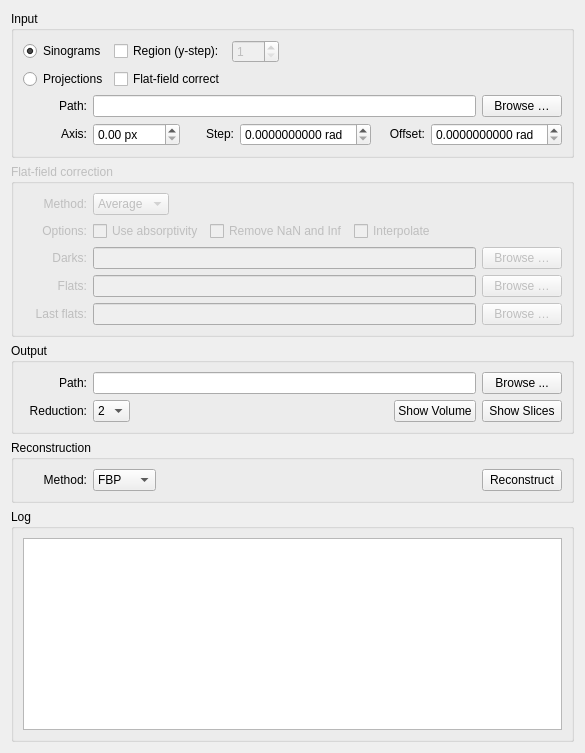
      <widget class="QWidget" name="tab_widgetPage1_2">
       <attribute name="title">
        <string>Reconstruct</string>
       </attribute>
       <layout class="QVBoxLayout" name="verticalLayout">
        <item>
         <widget class="QGroupBox" name="input_container">
          <property name="title">
           <string>Input</string>
          </property>
          <layout class="QVBoxLayout" name="verticalLayout_7">
           <item>
            <layout class="QGridLayout" name="gridLayout_4">
             <item row="1" column="0">
              <widget class="QRadioButton" name="proj_button">
               <property name="sizePolicy">
                <sizepolicy hsizetype="Fixed" vsizetype="Fixed">
                 <horstretch>0</horstretch>
                 <verstretch>0</verstretch>
                </sizepolicy>
               </property>
               <property name="toolTip">
                <string notr="true"/>
               </property>
               <property name="text">
                <string>Projections</string>
               </property>
               <property name="autoExclusive">
                <bool>true</bool>
               </property>
              </widget>
             </item>
             <item row="0" column="0">
              <widget class="QRadioButton" name="sino_button">
               <property name="sizePolicy">
                <sizepolicy hsizetype="Fixed" vsizetype="Fixed">
                 <horstretch>0</horstretch>
                 <verstretch>0</verstretch>
                </sizepolicy>
               </property>
               <property name="toolTip">
                <string notr="true"/>
               </property>
               <property name="text">
                <string>Sinograms</string>
               </property>
               <property name="checked">
                <bool>true</bool>
               </property>
               <property name="autoExclusive">
                <bool>true</bool>
               </property>
              </widget>
             </item>
             <item row="0" column="2">
              <widget class="QSpinBox" name="y_step">
               <property name="enabled">
                <bool>false</bool>
               </property>
               <property name="sizePolicy">
                <sizepolicy hsizetype="Fixed" vsizetype="Fixed">
                 <horstretch>0</horstretch>
                 <verstretch>0</verstretch>
                </sizepolicy>
               </property>
               <property name="minimum">
                <number>1</number>
               </property>
               <property name="maximum">
                <number>500</number>
               </property>
              </widget>
             </item>
             <item row="0" column="1">
              <widget class="QCheckBox" name="region_box">
               <property name="sizePolicy">
                <sizepolicy hsizetype="Fixed" vsizetype="Fixed">
                 <horstretch>0</horstretch>
                 <verstretch>0</verstretch>
                </sizepolicy>
               </property>
               <property name="mouseTracking">
                <bool>false</bool>
               </property>
               <property name="toolTip">
                <string notr="true"/>
               </property>
               <property name="statusTip">
                <string/>
               </property>
               <property name="whatsThis">
                <string/>
               </property>
               <property name="autoFillBackground">
                <bool>false</bool>
               </property>
               <property name="text">
                <string>Region (y-step):</string>
               </property>
              </widget>
             </item>
             <item row="0" column="3">
              <spacer name="horizontalSpacer_2">
               <property name="orientation">
                <enum>Qt::Horizontal</enum>
               </property>
               <property name="sizeHint" stdset="0">
                <size>
                 <width>40</width>
                 <height>20</height>
                </size>
               </property>
              </spacer>
             </item>
             <item row="1" column="1">
              <widget class="QCheckBox" name="ffc_box">
               <property name="sizePolicy">
                <sizepolicy hsizetype="Fixed" vsizetype="Fixed">
                 <horstretch>0</horstretch>
                 <verstretch>0</verstretch>
                </sizepolicy>
               </property>
               <property name="toolTip">
                <string notr="true"/>
               </property>
               <property name="text">
                <string>Flat-field correct</string>
               </property>
              </widget>
             </item>
            </layout>
           </item>
           <item>
            <layout class="QHBoxLayout" name="horizontalLayout_3">
             <item>
              <widget class="QLabel" name="input_path_label">
               <property name="sizePolicy">
                <sizepolicy hsizetype="Fixed" vsizetype="Fixed">
                 <horstretch>0</horstretch>
                 <verstretch>0</verstretch>
                </sizepolicy>
               </property>
               <property name="minimumSize">
                <size>
                 <width>64</width>
                 <height>0</height>
                </size>
               </property>
               <property name="toolTip">
                <string notr="true"/>
               </property>
               <property name="text">
                <string>Path:</string>
               </property>
               <property name="alignment">
                <set>Qt::AlignRight|Qt::AlignTrailing|Qt::AlignVCenter</set>
               </property>
              </widget>
             </item>
             <item>
              <widget class="QLineEdit" name="input_path_line">
               <property name="sizePolicy">
                <sizepolicy hsizetype="Expanding" vsizetype="Fixed">
                 <horstretch>0</horstretch>
                 <verstretch>0</verstretch>
                </sizepolicy>
               </property>
               <property name="toolTip">
                <string notr="true"/>
               </property>
              </widget>
             </item>
             <item>
              <widget class="QPushButton" name="input_path_button">
               <property name="sizePolicy">
                <sizepolicy hsizetype="Minimum" vsizetype="Fixed">
                 <horstretch>0</horstretch>
                 <verstretch>0</verstretch>
                </sizepolicy>
               </property>
               <property name="toolTip">
                <string notr="true"/>
               </property>
               <property name="text">
                <string>Browse …</string>
               </property>
              </widget>
             </item>
            </layout>
           </item>
           <item>
            <layout class="QGridLayout" name="params_layout" columnstretch="0,0,0,0,0,0,0,0">
             <property name="horizontalSpacing">
              <number>6</number>
             </property>
             <item row="0" column="3">
              <widget class="QDoubleSpinBox" name="axis_spin">
               <property name="sizePolicy">
                <sizepolicy hsizetype="Expanding" vsizetype="Fixed">
                 <horstretch>0</horstretch>
                 <verstretch>0</verstretch>
                </sizepolicy>
               </property>
               <property name="toolTip">
                <string notr="true"/>
               </property>
               <property name="suffix">
                <string> px</string>
               </property>
               <property name="maximum">
                <double>8192.000000000000000</double>
               </property>
              </widget>
             </item>
             <item row="0" column="4">
              <widget class="QLabel" name="angle_label">
               <property name="sizePolicy">
                <sizepolicy hsizetype="Minimum" vsizetype="Fixed">
                 <horstretch>0</horstretch>
                 <verstretch>0</verstretch>
                </sizepolicy>
               </property>
               <property name="minimumSize">
                <size>
                 <width>48</width>
                 <height>0</height>
                </size>
               </property>
               <property name="toolTip">
                <string notr="true"/>
               </property>
               <property name="text">
                <string>Step:</string>
               </property>
               <property name="alignment">
                <set>Qt::AlignRight|Qt::AlignTrailing|Qt::AlignVCenter</set>
               </property>
              </widget>
             </item>
             <item row="0" column="2">
              <widget class="QLabel" name="axis_label">
               <property name="sizePolicy">
                <sizepolicy hsizetype="Minimum" vsizetype="Fixed">
                 <horstretch>0</horstretch>
                 <verstretch>0</verstretch>
                </sizepolicy>
               </property>
               <property name="minimumSize">
                <size>
                 <width>64</width>
                 <height>0</height>
                </size>
               </property>
               <property name="toolTip">
                <string notr="true"/>
               </property>
               <property name="text">
                <string>Axis:</string>
               </property>
               <property name="alignment">
                <set>Qt::AlignRight|Qt::AlignTrailing|Qt::AlignVCenter</set>
               </property>
              </widget>
             </item>
             <item row="0" column="6">
              <widget class="QLabel" name="offset_label">
               <property name="sizePolicy">
                <sizepolicy hsizetype="Minimum" vsizetype="Fixed">
                 <horstretch>0</horstretch>
                 <verstretch>0</verstretch>
                </sizepolicy>
               </property>
               <property name="minimumSize">
                <size>
                 <width>48</width>
                 <height>0</height>
                </size>
               </property>
               <property name="toolTip">
                <string notr="true"/>
               </property>
               <property name="text">
                <string>Offset:</string>
               </property>
               <property name="alignment">
                <set>Qt::AlignRight|Qt::AlignTrailing|Qt::AlignVCenter</set>
               </property>
              </widget>
             </item>
             <item row="0" column="5">
              <widget class="QDoubleSpinBox" name="angle_step">
               <property name="sizePolicy">
                <sizepolicy hsizetype="Expanding" vsizetype="Fixed">
                 <horstretch>0</horstretch>
                 <verstretch>0</verstretch>
                </sizepolicy>
               </property>
               <property name="toolTip">
                <string notr="true"/>
               </property>
               <property name="suffix">
                <string> rad</string>
               </property>
               <property name="decimals">
                <number>10</number>
               </property>
              </widget>
             </item>
             <item row="0" column="7">
              <widget class="QDoubleSpinBox" name="angle_offset">
               <property name="sizePolicy">
                <sizepolicy hsizetype="Expanding" vsizetype="Fixed">
                 <horstretch>0</horstretch>
                 <verstretch>0</verstretch>
                </sizepolicy>
               </property>
               <property name="toolTip">
                <string notr="true"/>
               </property>
               <property name="suffix">
                <string> rad</string>
               </property>
               <property name="decimals">
                <number>10</number>
               </property>
              </widget>
             </item>
            </layout>
           </item>
          </layout>
         </widget>
        </item>
        <item>
         <widget class="QGroupBox" name="preprocessing_container">
          <property name="enabled">
           <bool>false</bool>
          </property>
          <property name="sizePolicy">
           <sizepolicy hsizetype="Preferred" vsizetype="Preferred">
            <horstretch>0</horstretch>
            <verstretch>0</verstretch>
           </sizepolicy>
          </property>
          <property name="title">
           <string>Flat-field correction</string>
          </property>
          <layout class="QVBoxLayout" name="verticalLayout_5">
           <item>
            <layout class="QGridLayout" name="gridLayout_3">
             <item row="0" column="1">
              <widget class="QComboBox" name="ffc_options">
               <property name="sizePolicy">
                <sizepolicy hsizetype="Fixed" vsizetype="Fixed">
                 <horstretch>0</horstretch>
                 <verstretch>0</verstretch>
                </sizepolicy>
               </property>
               <item>
                <property name="text">
                 <string>Average</string>
                </property>
               </item>
               <item>
                <property name="text">
                 <string>Median</string>
                </property>
               </item>
              </widget>
             </item>
             <item row="1" column="0">
              <widget class="QLabel" name="label_3">
               <property name="minimumSize">
                <size>
                 <width>64</width>
                 <height>0</height>
                </size>
               </property>
               <property name="text">
                <string>Options:</string>
               </property>
               <property name="alignment">
                <set>Qt::AlignRight|Qt::AlignTrailing|Qt::AlignVCenter</set>
               </property>
              </widget>
             </item>
             <item row="1" column="1">
              <layout class="QHBoxLayout" name="horizontalLayout_7">
               <item>
                <widget class="QCheckBox" name="absorptivity_box">
                 <property name="text">
                  <string>Use absorptivity</string>
                 </property>
                </widget>
               </item>
               <item>
                <widget class="QCheckBox" name="fix_naninf_box">
                 <property name="text">
                  <string>Remove NaN and Inf</string>
                 </property>
                </widget>
               </item>
               <item>
                <widget class="QCheckBox" name="interpolate_button">
                 <property name="sizePolicy">
                  <sizepolicy hsizetype="Fixed" vsizetype="Fixed">
                   <horstretch>0</horstretch>
                   <verstretch>0</verstretch>
                  </sizepolicy>
                 </property>
                 <property name="text">
                  <string>Interpolate</string>
                 </property>
                </widget>
               </item>
               <item>
                <spacer name="horizontalSpacer_6">
                 <property name="orientation">
                  <enum>Qt::Horizontal</enum>
                 </property>
                 <property name="sizeHint" stdset="0">
                  <size>
                   <width>40</width>
                   <height>20</height>
                  </size>
                 </property>
                </spacer>
               </item>
              </layout>
             </item>
             <item row="0" column="0">
              <widget class="QLabel" name="label_2">
               <property name="minimumSize">
                <size>
                 <width>64</width>
                 <height>0</height>
                </size>
               </property>
               <property name="text">
                <string>Method:</string>
               </property>
               <property name="alignment">
                <set>Qt::AlignRight|Qt::AlignTrailing|Qt::AlignVCenter</set>
               </property>
              </widget>
             </item>
             <item row="2" column="0">
              <widget class="QLabel" name="darks_label">
               <property name="enabled">
                <bool>false</bool>
               </property>
               <property name="minimumSize">
                <size>
                 <width>64</width>
                 <height>0</height>
                </size>
               </property>
               <property name="toolTip">
                <string notr="true"/>
               </property>
               <property name="text">
                <string>Darks:</string>
               </property>
               <property name="alignment">
                <set>Qt::AlignRight|Qt::AlignTrailing|Qt::AlignVCenter</set>
               </property>
              </widget>
             </item>
             <item row="2" column="1">
              <layout class="QHBoxLayout" name="horizontalLayout_2">
               <item>
                <widget class="QLineEdit" name="darks_path_line">
                 <property name="enabled">
                  <bool>false</bool>
                 </property>
                 <property name="toolTip">
                  <string notr="true"/>
                 </property>
                </widget>
               </item>
               <item>
                <widget class="QPushButton" name="darks_path_button">
                 <property name="enabled">
                  <bool>false</bool>
                 </property>
                 <property name="toolTip">
                  <string notr="true"/>
                 </property>
                 <property name="text">
                  <string>Browse …</string>
                 </property>
                </widget>
               </item>
              </layout>
             </item>
             <item row="3" column="0">
              <widget class="QLabel" name="flats_label">
               <property name="enabled">
                <bool>false</bool>
               </property>
               <property name="minimumSize">
                <size>
                 <width>64</width>
                 <height>0</height>
                </size>
               </property>
               <property name="toolTip">
                <string notr="true"/>
               </property>
               <property name="lineWidth">
                <number>0</number>
               </property>
               <property name="text">
                <string>Flats:</string>
               </property>
               <property name="alignment">
                <set>Qt::AlignRight|Qt::AlignTrailing|Qt::AlignVCenter</set>
               </property>
              </widget>
             </item>
             <item row="4" column="0">
              <widget class="QLabel" name="flats2_label">
               <property name="minimumSize">
                <size>
                 <width>64</width>
                 <height>0</height>
                </size>
               </property>
               <property name="text">
                <string>Last flats:</string>
               </property>
               <property name="alignment">
                <set>Qt::AlignRight|Qt::AlignTrailing|Qt::AlignVCenter</set>
               </property>
              </widget>
             </item>
             <item row="3" column="1">
              <layout class="QHBoxLayout" name="horizontalLayout_8">
               <item>
                <widget class="QLineEdit" name="flats_path_line">
                 <property name="enabled">
                  <bool>false</bool>
                 </property>
                 <property name="toolTip">
                  <string notr="true"/>
                 </property>
                </widget>
               </item>
               <item>
                <widget class="QPushButton" name="flats_path_button">
                 <property name="enabled">
                  <bool>false</bool>
                 </property>
                 <property name="toolTip">
                  <string notr="true"/>
                 </property>
                 <property name="text">
                  <string>Browse …</string>
                 </property>
                </widget>
               </item>
              </layout>
             </item>
             <item row="4" column="1">
              <layout class="QHBoxLayout" name="horizontalLayout_9">
               <item>
                <widget class="QLineEdit" name="flats2_path_line"/>
               </item>
               <item>
                <widget class="QPushButton" name="flats2_path_button">
                 <property name="text">
                  <string>Browse …</string>
                 </property>
                </widget>
               </item>
              </layout>
             </item>
            </layout>
           </item>
          </layout>
         </widget>
        </item>
        <item>
         <widget class="QGroupBox" name="output_container">
          <property name="title">
           <string>Output</string>
          </property>
          <layout class="QVBoxLayout" name="verticalLayout_9">
           <item>
            <layout class="QHBoxLayout" name="horizontalLayout_4">
             <item>
              <widget class="QLabel" name="output_path_label">
               <property name="sizePolicy">
                <sizepolicy hsizetype="Minimum" vsizetype="Fixed">
                 <horstretch>0</horstretch>
                 <verstretch>0</verstretch>
                </sizepolicy>
               </property>
               <property name="minimumSize">
                <size>
                 <width>64</width>
                 <height>0</height>
                </size>
               </property>
               <property name="toolTip">
                <string/>
               </property>
               <property name="text">
                <string>Path:</string>
               </property>
               <property name="alignment">
                <set>Qt::AlignRight|Qt::AlignTrailing|Qt::AlignVCenter</set>
               </property>
              </widget>
             </item>
             <item>
              <widget class="QLineEdit" name="output_path_line">
               <property name="sizePolicy">
                <sizepolicy hsizetype="Expanding" vsizetype="Fixed">
                 <horstretch>0</horstretch>
                 <verstretch>0</verstretch>
                </sizepolicy>
               </property>
               <property name="toolTip">
                <string notr="true"/>
               </property>
              </widget>
             </item>
             <item>
              <widget class="QPushButton" name="output_path_button">
               <property name="sizePolicy">
                <sizepolicy hsizetype="Minimum" vsizetype="Fixed">
                 <horstretch>0</horstretch>
                 <verstretch>0</verstretch>
                </sizepolicy>
               </property>
               <property name="toolTip">
                <string notr="true"/>
               </property>
               <property name="text">
                <string>Browse ...</string>
               </property>
              </widget>
             </item>
            </layout>
           </item>
           <item>
            <layout class="QHBoxLayout" name="horizontalLayout_5">
             <item>
              <widget class="QLabel" name="label">
               <property name="minimumSize">
                <size>
                 <width>64</width>
                 <height>0</height>
                </size>
               </property>
               <property name="text">
                <string>Reduction:</string>
               </property>
               <property name="alignment">
                <set>Qt::AlignRight|Qt::AlignTrailing|Qt::AlignVCenter</set>
               </property>
              </widget>
             </item>
             <item>
              <widget class="QComboBox" name="reduction_box">
               <property name="currentIndex">
                <number>1</number>
               </property>
               <item>
                <property name="text">
                 <string>1</string>
                </property>
               </item>
               <item>
                <property name="text">
                 <string>2</string>
                </property>
               </item>
               <item>
                <property name="text">
                 <string>4</string>
                </property>
               </item>
               <item>
                <property name="text">
                 <string>8</string>
                </property>
               </item>
              </widget>
             </item>
             <item>
              <spacer name="horizontalSpacer_4">
               <property name="orientation">
                <enum>Qt::Horizontal</enum>
               </property>
               <property name="sizeHint" stdset="0">
                <size>
                 <width>40</width>
                 <height>20</height>
                </size>
               </property>
              </spacer>
             </item>
             <item>
              <widget class="QPushButton" name="show_volume_button">
               <property name="text">
                <string>Show Volume</string>
               </property>
              </widget>
             </item>
             <item>
              <widget class="QPushButton" name="show_slices_button">
               <property name="text">
                <string>Show Slices</string>
               </property>
              </widget>
             </item>
            </layout>
           </item>
          </layout>
         </widget>
        </item>
        <item>
         <widget class="QGroupBox" name="reconstruction_container">
          <property name="title">
           <string>Reconstruction</string>
          </property>
          <layout class="QVBoxLayout" name="verticalLayout_8">
           <item>
            <layout class="QGridLayout" name="gridLayout">
             <item row="0" column="0">
              <widget class="QLabel" name="method_label">
               <property name="sizePolicy">
                <sizepolicy hsizetype="Minimum" vsizetype="Fixed">
                 <horstretch>0</horstretch>
                 <verstretch>0</verstretch>
                </sizepolicy>
               </property>
               <property name="minimumSize">
                <size>
                 <width>64</width>
                 <height>0</height>
                </size>
               </property>
               <property name="font">
                <font>
                 <weight>50</weight>
                 <bold>false</bold>
                </font>
               </property>
               <property name="text">
                <string>Method:</string>
               </property>
               <property name="alignment">
                <set>Qt::AlignRight|Qt::AlignTrailing|Qt::AlignVCenter</set>
               </property>
              </widget>
             </item>
             <item row="0" column="1">
              <widget class="QComboBox" name="method_box">
               <property name="sizePolicy">
                <sizepolicy hsizetype="Minimum" vsizetype="Fixed">
                 <horstretch>0</horstretch>
                 <verstretch>0</verstretch>
                </sizepolicy>
               </property>
               <property name="font">
                <font>
                 <weight>50</weight>
                 <bold>false</bold>
                </font>
               </property>
               <item>
                <property name="text">
                 <string>FBP</string>
                </property>
               </item>
               <item>
                <property name="text">
                 <string>DFI</string>
                </property>
               </item>
               <item>
                <property name="text">
                 <string>SART</string>
                </property>
               </item>
              </widget>
             </item>
             <item row="0" column="2">
              <spacer name="horizontalSpacer">
               <property name="orientation">
                <enum>Qt::Horizontal</enum>
               </property>
               <property name="sizeHint" stdset="0">
                <size>
                 <width>40</width>
                 <height>20</height>
                </size>
               </property>
              </spacer>
             </item>
             <item row="0" column="3">
              <widget class="QPushButton" name="reco_button">
               <property name="sizePolicy">
                <sizepolicy hsizetype="Minimum" vsizetype="Fixed">
                 <horstretch>0</horstretch>
                 <verstretch>0</verstretch>
                </sizepolicy>
               </property>
               <property name="text">
                <string>Reconstruct</string>
               </property>
              </widget>
             </item>
            </layout>
           </item>
          </layout>
         </widget>
        </item>
        <item>
         <widget class="QGroupBox" name="log_container">
          <property name="sizePolicy">
           <sizepolicy hsizetype="MinimumExpanding" vsizetype="MinimumExpanding">
            <horstretch>0</horstretch>
            <verstretch>0</verstretch>
           </sizepolicy>
          </property>
          <property name="title">
           <string>Log</string>
          </property>
          <layout class="QVBoxLayout" name="verticalLayout_10">
           <item>
            <widget class="QTextBrowser" name="text_browser">
             <property name="sizePolicy">
              <sizepolicy hsizetype="Minimum" vsizetype="Expanding">
               <horstretch>0</horstretch>
               <verstretch>0</verstretch>
              </sizepolicy>
             </property>
             <property name="font">
              <font>
               <family>Source Code Pro</family>
              </font>
             </property>
             <property name="frameShadow">
              <enum>QFrame::Sunken</enum>
             </property>
             <property name="midLineWidth">
              <number>0</number>
             </property>
            </widget>
           </item>
          </layout>
         </widget>
        </item>
       </layout>
      </widget>
